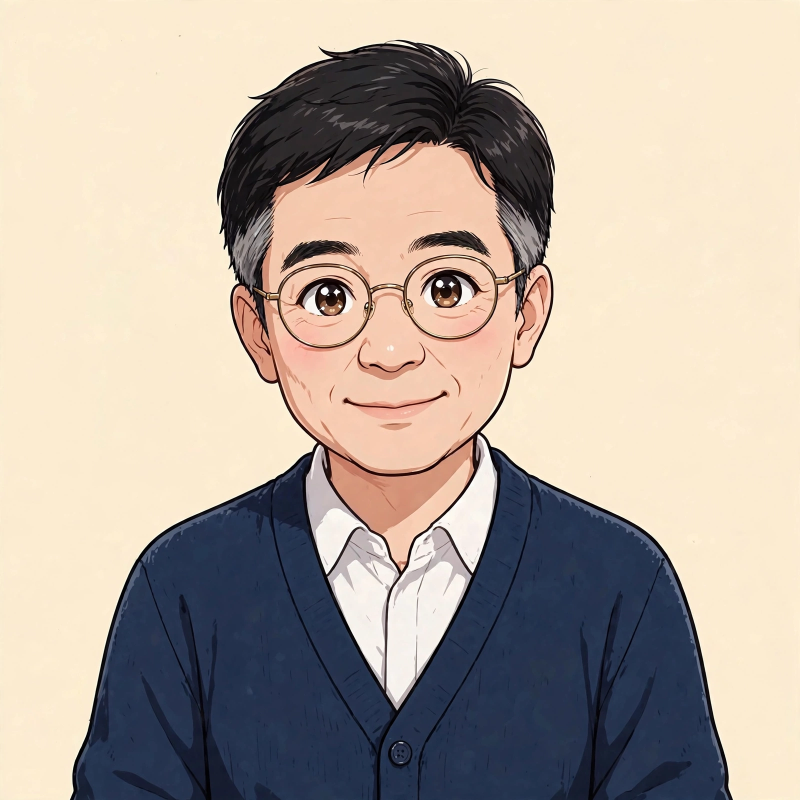
#> input picture course/YouTube/assets/characters/horace_base.png, 1600 x 1600 px (shown at 1/2 size); its folder holds only this picture in this run
$ python make_rig.py
#> lines starting #> are read from the running program, lines starting #| are printed output that depends on the picture; after the words box and inside, x2 and y2 are one past the last pixel; in counts of white or black regions, pixels touching at a corner belong together
"""Split character portraits into rig layers for the Remotion video.

Produces, per character (1600x1600 RGBA, pixel-aligned):
  <name>_body.png        torso only (head region erased; the collar/hood
                         hides the seam), plus for Stella the ponytail
                         region erased and the shoulder patched
  <name>_head_<variant>.png  head only, extending ~50px past the split
                         line so it overlaps the body (no gap when the
                         head rotates around the neck pivot)
  stella_ponytail.png    Stella's ponytail as its own layer so it can
                         sway on its own pivot at the hair tie

Geometry (1600-canvas px), measured from the portraits:
  Horace: split y=920/995 (body erase / head bottom), pivot (795, 950).
          The black turtleneck collar makes the seam invisible.
  Stella: split y=960/1010, head pivot (770, 985), ponytail pivot
          (865, 155). Ponytail = everything right of a boundary curve
          that follows the tail's left edge, plus the knot at the tie.

Run after make_cutouts.py inputs exist (uses the raw portraits +
the same flood-fill alpha as make_cutouts.cutout, minus the crop).
"""
from PIL import Image, ImageDraw, ImageFilter
import numpy as np

THRESH = 42


def alpha_of(path: str) -> Image.Image:
    """Character alpha mask (L, 1600x1600) via edge flood fill."""
#> called with path = 'characters/horace_base.png'
    img = Image.open(path).convert("RGBA")
    w, h = img.size
#> w = 1600; h = 1600
    corners = [img.getpixel((5, 5)), img.getpixel((w - 6, 5)),
               img.getpixel((5, h - 6)), img.getpixel((w - 6, h - 6))]
#> corners = [(250, 238, 212, 255), (251, 239, 214, 255), (249, 237, 209, 255), (250, 237, 209, 255)]
    gray = img.convert("RGB").convert("L")
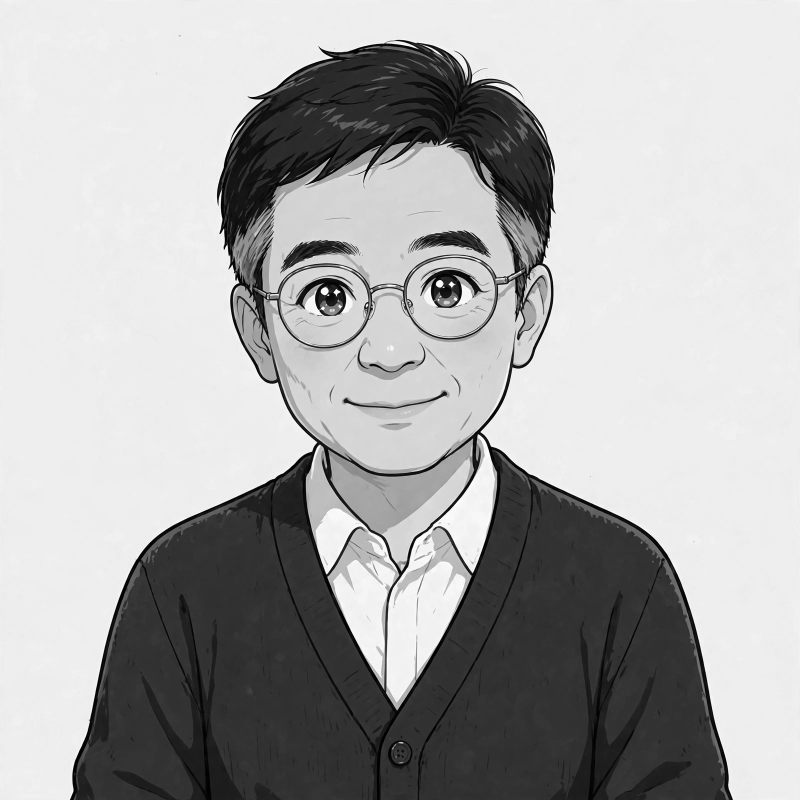
#> gray: PIL image 1600x1600 L (shown at 1/2 size); min 0, max 255, mean 172
    filled = gray.copy()
    for seed in [(0, 0), (w - 1, 0), (0, h - 1), (w - 1, h - 1)]:
        ImageDraw.floodfill(filled, seed, 0, thresh=THRESH)
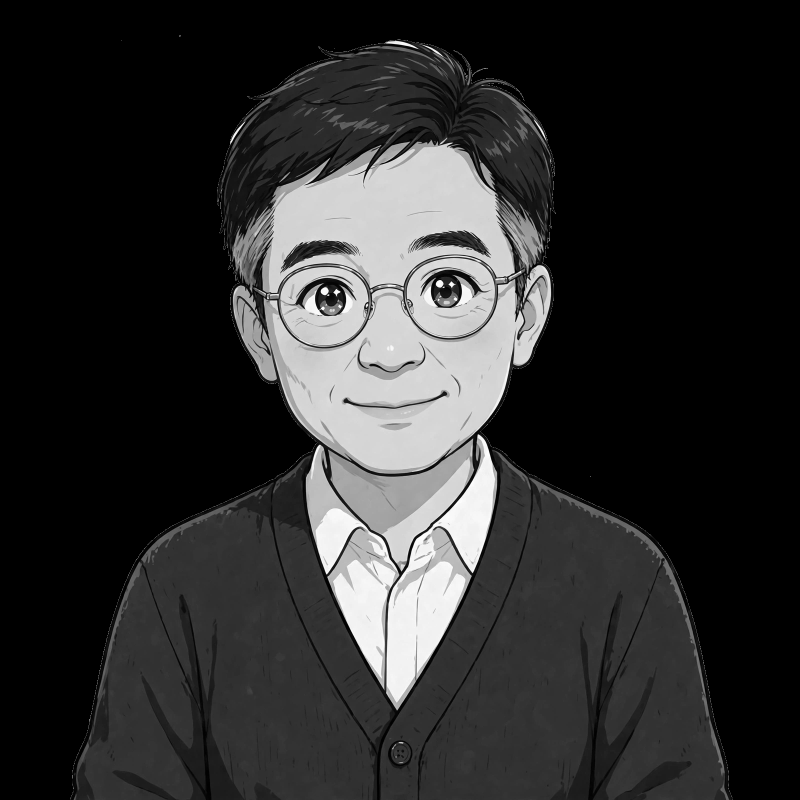
#> filled: PIL image 1600x1600 L (shown at 1/2 size); min 0, max 255, mean 45.2
    bg_mask = filled.point(lambda v: 255 if v == 0 else 0)
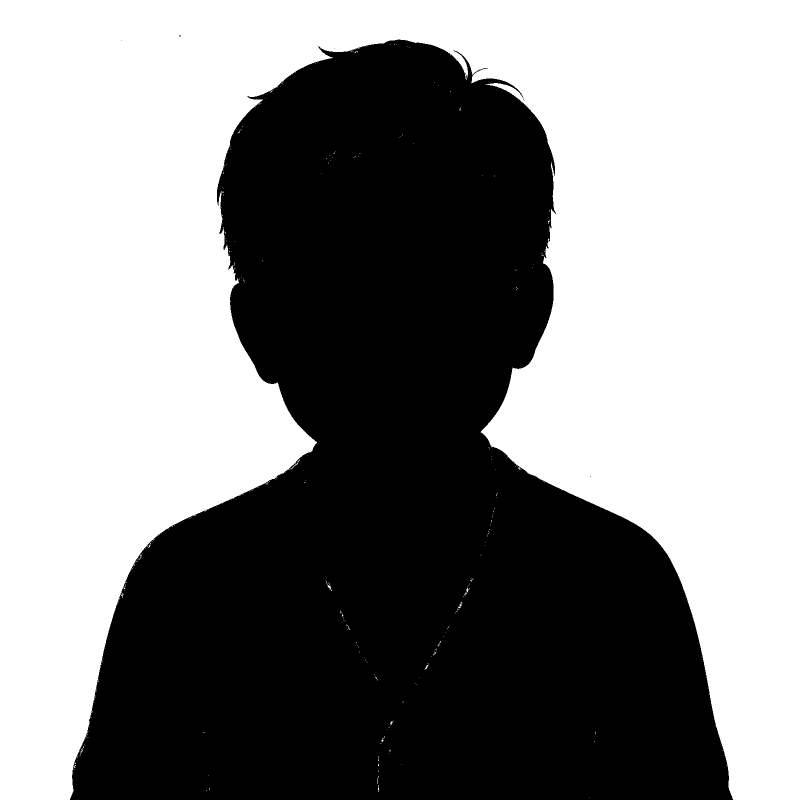
#> bg_mask: PIL image 1600x1600 L (shown at 1/2 size); 53.4% white; 8 black regions (7 under 20 px), largest, box (x1, y1, x2, y2) and area: (140, 79, 1466, 1600) 1192589
    bg_luma = sum(corners[0][i] * wgt for i, wgt in
                  enumerate((0.299, 0.587, 0.114)))
#> bg_luma = 238.6
    near_bg = gray.point(lambda v: 255 if abs(v - bg_luma) < THRESH else 0)
#> near_bg: PIL image 1600x1600 L; 64.5% white; 74 black regions (36 under 20 px), largest, box (x1, y1, x2, y2) and area: (140, 79, 1466, 1600) 886034, (840, 534, 984, 617) 5940, (683, 779, 900, 838) 4413
    mask = Image.composite(bg_mask, Image.new("L", (w, h), 0), near_bg)
#> mask: PIL image 1600x1600 L; 53.4% white; 6 black regions (5 under 20 px), largest, box (x1, y1, x2, y2) and area: (140, 79, 1466, 1600) 1193669
    char_mask = Image.eval(mask, lambda v: 255 - v)
    return char_mask.filter(ImageFilter.MinFilter(3))
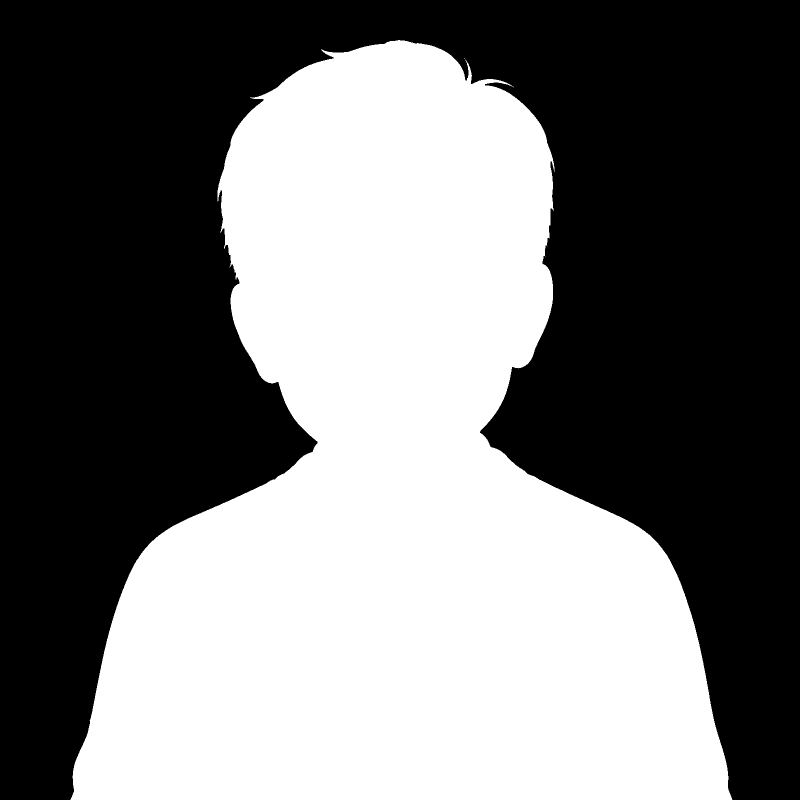
#> returned value: PIL image 1600x1600 L (shown at 1/2 size); 46.4% white; 3 white regions (2 under 20 px), largest, box (x1, y1, x2, y2) and area: (141, 80, 1465, 1600) 1187614


def layer(img: Image.Image, keep: np.ndarray) -> Image.Image:
    """RGBA image keeping only pixels where keep is True (feathered)."""
    m = Image.fromarray((keep * 255).astype(np.uint8)).filter(
        ImageFilter.GaussianBlur(1.2))
    a = np.minimum(np.array(img)[:, :, 3], np.array(m))
    out = img.copy()
    out.putalpha(Image.fromarray(a.astype(np.uint8)))
    return out


def rowsplit(h: int, w: int, y: int) -> np.ndarray:
    k = np.zeros((h, w), dtype=bool)
    k[:y, :] = True
    return k


# ---------------------------------------------------------------- Horace
def build_horace() -> None:
    BODY_ERASE_Y = 920   # body keeps y >= this
    HEAD_BOTTOM_Y = 995  # head keeps y <= this (overlap band hides seam)
    for variant in ("base", "mouth_half", "mouth_open", "blink"):
        src = Image.open(f"characters/horace_{variant}.png").convert("RGBA")
        src.putalpha(alpha_of(f"characters/horace_{variant}.png"))
        h, w = 1600, 1600
        if variant == "base":
            body = layer(src, ~rowsplit(h, w, BODY_ERASE_Y))
            body.save("characters/horace_body.png")
            print("horace_body.png")
        head = layer(src, rowsplit(h, w, HEAD_BOTTOM_Y))
#> in layer (call 2), `m = Image.fromarray((keep * 255).astype(np.uint8)).filter( ImageFilter..`:
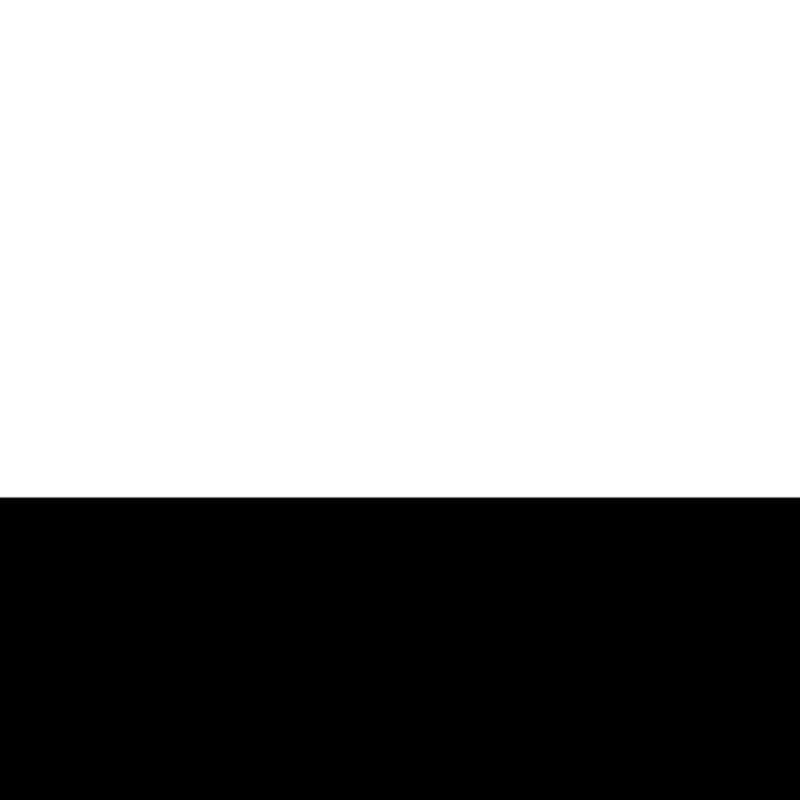
#> m: PIL image 1600x1600 L (shown at 1/2 size); min 0, max 255, mean 158.6
#> in layer (call 2), `a = np.minimum(np.array(img)[:, :, 3], np.array(m))`:
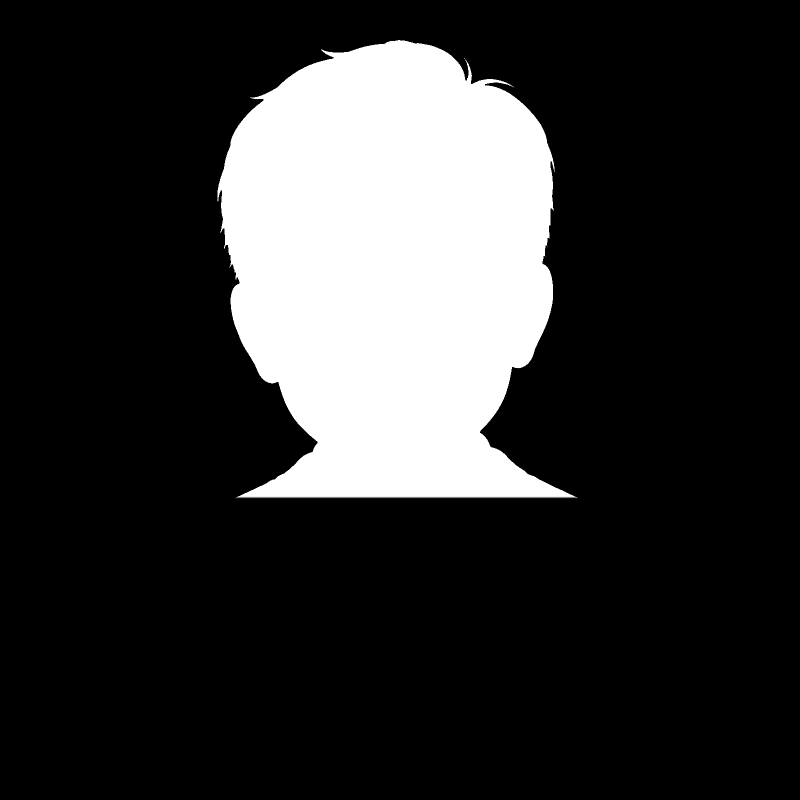
#> a: shape (1600, 1600) (shown at 1/2 size); min 0, max 255, mean 48.9
#> in layer (call 2), `out.putalpha(Image.fromarray(a.astype(np.uint8)))`:
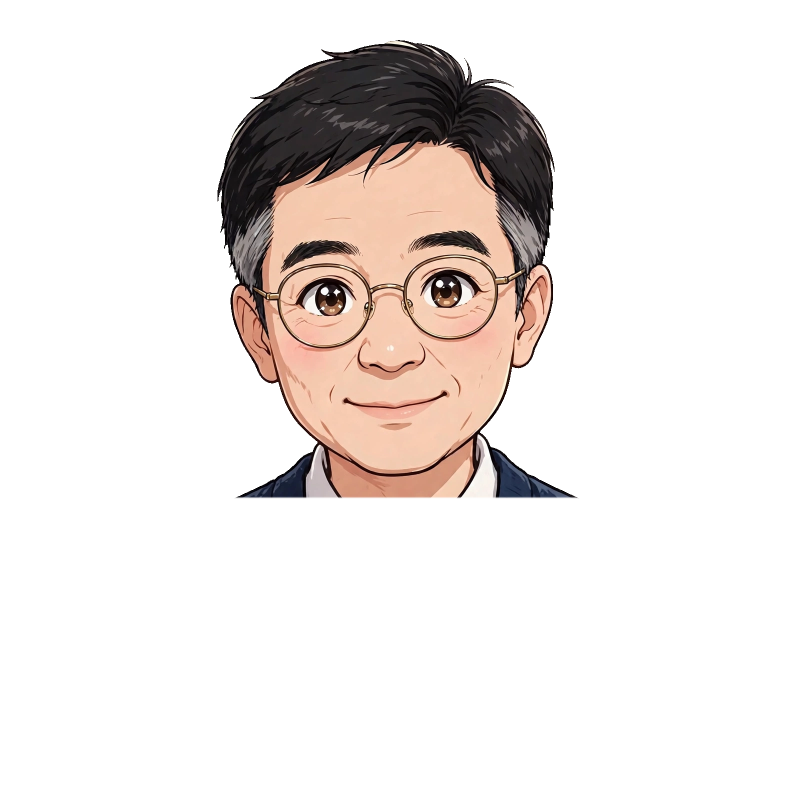
#> out: PIL image 1600x1600 RGBA (shown at 1/2 size); mean R, G, B, A 181.6, 169.7, 158.7, 48.9; transparent parts drawn white
        head.save(f"characters/horace_head_{variant}.png")
        print(f"horace_head_{variant}.png")


# ----------------------------------------------------------------- Stella
# Ponytail boundary: x of the tail's left edge per y (1600-canvas px).
TAIL_PTS = [(60, 905), (250, 965), (400, 1045), (550, 1100), (700, 1150),
            (850, 1205), (1000, 1260), (1150, 1330), (1300, 1405)]
KNOT = (880, 150, 115)  # (x, y, r) hair-tie knot, kept in head AND tail


# [72 lines left out: functions tail_mask, build_stella, not called in this run]


if __name__ == "__main__":
#> (the run stopped early here; a loop or call above may not have finished)
